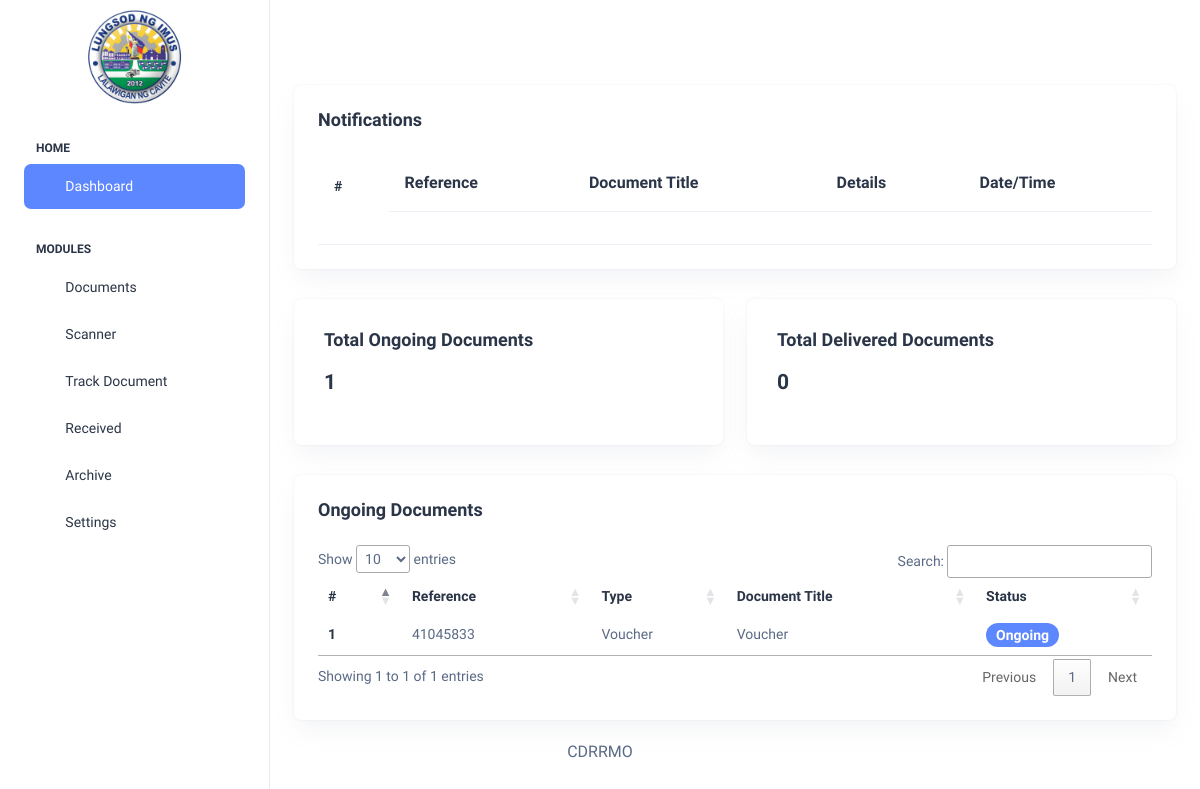
/portal/department/dashboard/index.php (signed in), run on an earlier commit of the app's database.
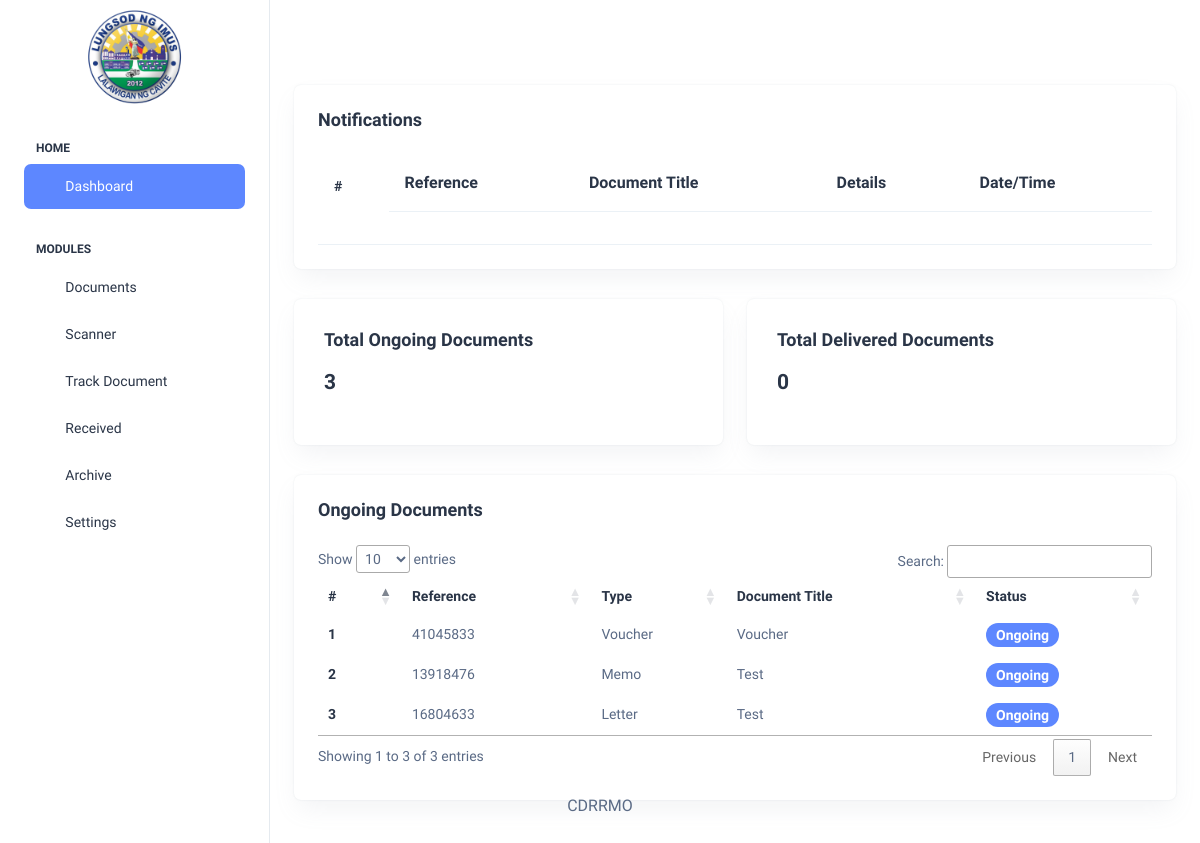
And on a later commit of the database.
### tables this page shows
CREATE TABLE `documents` (
  `id` int(11) NOT NULL,
  `reference` varchar(45) NOT NULL,
  `sender` varchar(45) NOT NULL,
  `document` varchar(45) NOT NULL,
  `type` varchar(45) NOT NULL,
  `details` text NOT NULL,
  `status` varchar(45) NOT NULL,
  `hidden` int(11) NOT NULL,
  `date` date NOT NULL,
  `created` timestamp NOT NULL DEFAULT current_timestamp(),
  `updated` timestamp NULL DEFAULT NULL
);

### backend/class/Document.php (called while the page is built, shortened)
<?php
class Document
{
    private $db;
    function __construct($db)
    {
        $this->db = $db;
    }
    function All()
    {
        $sql = "select * from documents";
        $stmt = $this->db->prepare($sql);
        $stmt->execute();
        $results = array();
        while ($row = $stmt->fetch(PDO::FETCH_ASSOC)) {
            $results[] = $row;
        }
        return $results;
    }
    function DepartmentDocument($code)
    {
        $results = array();
        foreach ($this->All() as $key => $row) {
            if ($code === $row['sender']) {
                $results[] = $row;
            }
        }
        return $results;
    }
}

### portal/department/dashboard/index.php (the view, shortened to what the changed rows need)
<?php
include '../templates/header.php'  ?>
<?php
$doneCount = 0;
$ongoingCount = 0;
foreach ($Document->DepartmentDocument($code) as $row) {
  if ($row['status'] === 'Done') {
    $doneCount++;
  } else {
    $ongoingCount++;
  }
}
?>
<div class="container-fluid">
    <div class="row">
        <div class="">
            <div class="card w-100">
                <div class="card-body p-4">
                    <div class="table-responsive">
                        <table class="table text-nowrap mb-0 align-middle" id="">
                            <thead class="text-dark fs-4">
                                <tr>
                                    <th class="border-bottom-0">
                                        <h6 class="fw-semibold mb-0">#</h6>
                                    </th>
                                    <th>Reference</th>
                                    <th>Document Title</th>
                                    <th>Details</th>
                                    <th>Date/Time</th>
                                </tr>
                            </thead>
                        </table>
                    </div>
                </div>
            </div>
        </div>
    </div>
    <div class="row">
        <div class="col-sm">
            <div class="card">
                <div class="card-body">
                    <div class="row alig n-items-start">
                        <div class="col-8">
                            <h5 class="card-title mb-9 fw-semibold"> Total Ongoing Documents </h5>
                            <h4 class="fw-semibold mb-3"><?= $ongoingCount ?></h4>
                            <div class="d-flex align-items-center pb-1">
                            </div>
                        </div>
                    </div>
                </div>
            </div>
        </div>
    </div>
    <div class="row">
        <div class="">
            <div class="card w-100">
                <div class="card-body p-4">
                    <h5 class="card-title fw-semibold mb-4">Ongoing Documents</h5>
                    <div class="table-responsive">
                        <table class="table text-nowrap mb-0 align-middle" id="dataTable">
                            <thead class="text-dark fs-4">
                                <tr>
                                    <th class="border-bottom-0">
                                        <h6 class="fw-semibold mb-0">#</h6>
                                    </th>
                                    <th class="border-bottom-0">
                                        <h6 class="fw-semibold mb-0">Reference</h6>
                                    </th>
                                    <th class="border-bottom-0">
                                        <h6 class="fw-semibold mb-0">Type</h6>
                                    </th>
                                    <th class="border-bottom-0">
                                        <h6 class="fw-semibold mb-0">Document Title</h6>
                                    </th>
                                    <th class="border-bottom-0">
                                        <h6 class="fw-semibold mb-0">Status</h6>
                                    </th>
                                </tr>
                            </thead>
                            <tbody>
                                <?php
                $count = 0;
                foreach ($Document->DepartmentDocument($code) as $row) {
                  $count++; ?>
                                <tr>
                                    <td class="border-bottom-0">
                                        <h6 class="fw-semibold mb-0"><?= $count ?></h6>
                                    </td>
                                    <td class="border-bottom-0">
                                        <p class="mb-0 fw-normal"><?= $row['reference'] ?></p>
                                    </td>
                                    <td class="border-bottom-0">
                                        <p class="mb-0 fw-normal"><?= $row['type'] ?></p>
                                    </td>
                                    <td class="border-bottom-0">
                                        <p class="mb-0 fw-normal"><?= $row['document'] ?></p>
                                    </td>
                                    <td class="border-bottom-0">
                                        <div class="d-flex align-items-center gap-2">
                                            <span
                                                class="badge bg-primary rounded-3 fw-semibold"><?= $row['status'] ?></span>
                                        </div>
                                    </td>
                                </tr>
                                <?php   } ?>
                            </tbody>
                        </table>
                    </div>
                </div>
            </div>
        </div>
    </div>
</div>
<?php include '../templates/footer.php'  ?>

What changed in the data, as far as the page shows it:
added documents: reference "13918476", type "Memo", document "Test", status "Ongoing"
added documents: reference "16804633", type "Letter", document "Test", status "Ongoing"
Also different on the page:
$ongoingCount: "1" → "3"
text written by a page script: "Show entries Search: Showing 1 to 1 of 1 entries Previous 1 Next" → "Show entries Search: Showing 1 to 3 of 3 entries Previous 1 Next"
